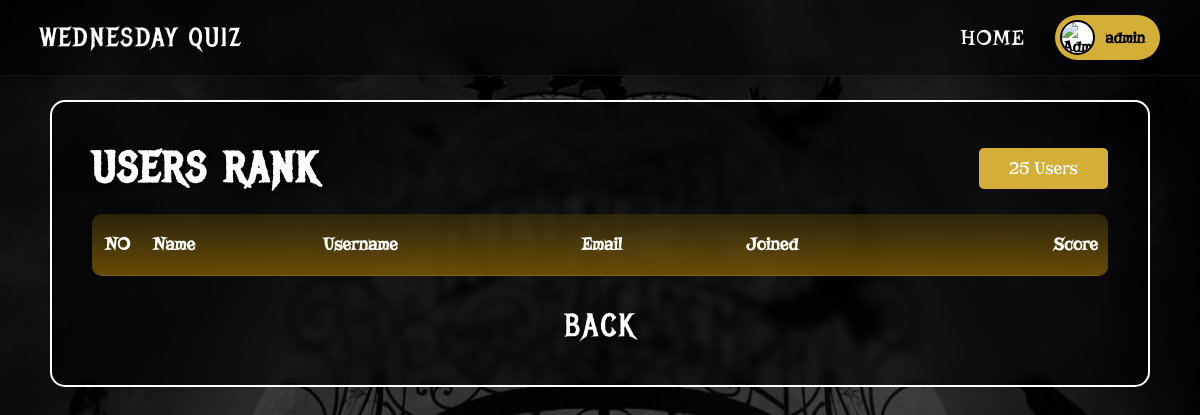
The page /admin/manage_users.php (signed in) on the database as committed earlier.
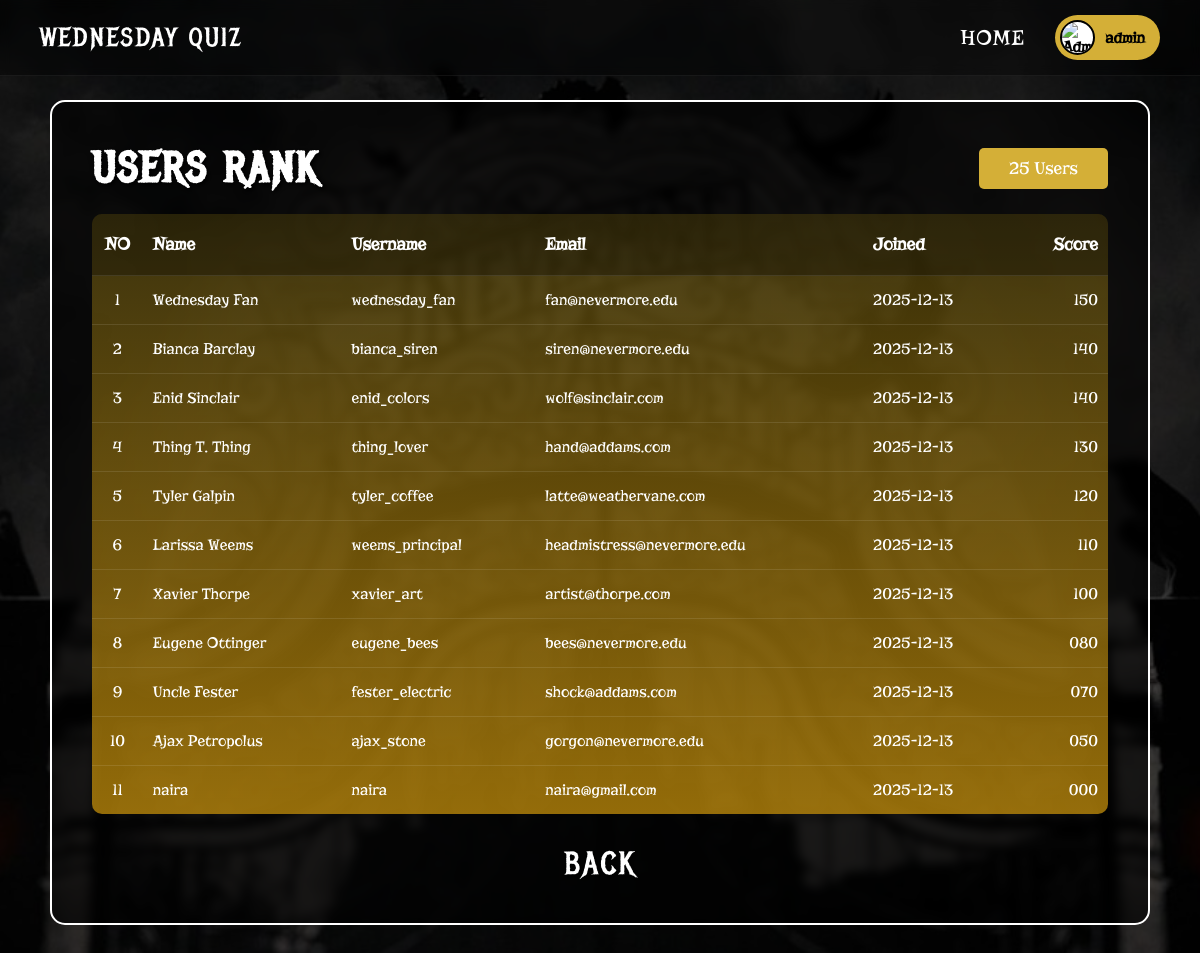
The same page on the database as committed later.
### tables this page shows
CREATE TABLE `users` (
  `id` int(11) NOT NULL,
  `username` varchar(50) NOT NULL,
  `email` varchar(100) NOT NULL,
  `password` varchar(255) NOT NULL,
  `full_name` varchar(100) DEFAULT NULL,
  `profile_picture` varchar(255) DEFAULT NULL,
  `total_score` int(11) DEFAULT 0,
  `quiz_completed` int(11) DEFAULT 0,
  `created_at` timestamp NOT NULL DEFAULT current_timestamp(),
  `last_played` timestamp NULL DEFAULT NULL
);

### admin/manage_users.php (the view, shortened to what this page needs)
<?php
$username = isset($_SESSION['username']) ? $_SESSION['username'] : 'Admin';
$conn = getDbConnection();
$stmt = $conn->prepare('SELECT profile_picture FROM users WHERE username = ?');
$stmt->bind_param('s', $username);
$stmt->execute();
$result = $stmt->get_result()->fetch_assoc();
$profilePicture = $result['profile_picture'] ?? '../asset/profile_placeholder.jpg';
$limit = isset($_GET['limit']) ? (int) $_GET['limit'] : 25;
$conn = getDbConnection();
$users = [];
$stmt = $conn->prepare(
    "SELECT id, username, email, full_name, total_score, created_at\n"
    . "FROM users\n"
    . "ORDER BY total_score DESC, username ASC\n"
    . "LIMIT ?"
);
$stmt->bind_param('i', $limit);
$stmt->execute();
$result = $stmt->get_result();
if ($result) {
    while ($row = $result->fetch_assoc()) {
        $users[] = $row;
    }
}
?>
<!DOCTYPE html>
<html lang="en">
<head>
</head>
<body>
    <nav class="navbar">
        <div class="nav-logo">WEDNESDAY QUIZ</div>
        <div class="nav-menu">
            <a href="dashboard.php">HOME</a>
            <div class="profile-container" onclick="toggleDropdown()">
                <div class="admin-profile">
                    <img src="<?php echo htmlspecialchars($profilePicture); ?>" alt="Admin">
                    <span><?php echo htmlspecialchars($username); ?></span>
                </div>
            </div>
        </div>
    </nav>
    <div class="container">
        <div class="page-header">
            <h1 class="page-title">USERS RANK</h1>
            <div class="filter-container">
                <button class="btn-filter" onclick="toggleFilter()"><?php echo $limit; ?> Users</button>
            </div>
        </div>
        <div class="table-overlay">
            <table>
                <thead>
                    <tr>
                        <th width="5%" style="text-align: center;">NO</th>
                        <th>Name</th>
                        <th>Username</th>
                        <th>Email</th>
                        <th>Joined</th>
                        <th style="text-align: right;">Score</th>
                    </tr>
                </thead>
                <tbody>
                    <?php foreach($users as $idx => $u): ?>
                    <tr>
                        <td style="text-align: center;"><?php echo (int) $idx + 1; ?></td>
                        <td><?php echo htmlspecialchars($u['full_name'] ?: '-'); ?></td>
                        <td><?php echo htmlspecialchars($u['username']); ?></td>
                        <td><?php echo htmlspecialchars($u['email'] ?? '-'); ?></td>
                        <td><?php echo htmlspecialchars(date('Y-m-d', strtotime($u['created_at']))); ?></td>
                        <td style="text-align: right;"><?php echo str_pad((string) ((int) $u['total_score']), 3, '0', STR_PAD_LEFT); ?></td>
                    </tr>
                    <?php endforeach; ?>
                </tbody>
            </table>
        </div>
        <a href="dashboard.php" class="back-link">BACK</a>
    </div>
</body>
</html>

### admin/manage_users.php (style rules this page uses)
* { margin: 0; padding: 0; box-sizing: border-box; }
body { font-family: 'Risque', serif; min-height: 100vh; width: 100%; background: url('../asset/background.jpg') no-repeat center center fixed; background-size: cover; display: flex; justify-content: center; align-items: flex-start; position: relative; overflow-y: auto; padding-top: 100px; padding-bottom: 50px; }
body::before { content: ''; position: fixed; top: 0; left: 0; width: 100%; height: 100%; background: rgba(0, 0, 0, 0.7); z-index: 0; }
.navbar { position: fixed; top: 0; left: 0; width: 100%; padding: 15px 40px; display: flex; justify-content: space-between; align-items: center; z-index: 9999; background: rgba(0, 0, 0, 0.35); backdrop-filter: blur(6px); -webkit-backdrop-filter: blur(6px); border-bottom: 1px solid rgba(255, 255, 255, 0.06); }
.nav-logo { font-family: 'MetalMania', cursive; font-size: 26px; color: white; letter-spacing: 2px; }
.nav-menu { display: flex; align-items: center; gap: 30px; }
.nav-menu a { font-family: 'Risque', serif; color: white; text-decoration: none; font-size: 22px; letter-spacing: 1px; transition: 0.3s; }
.profile-container { position: relative; cursor: pointer; }
.admin-profile { display: flex; align-items: center; background-color: #d4af37; padding: 5px 15px 5px 5px; border-radius: 30px; color: black; font-weight: bold; }
.admin-profile img { width: 35px; height: 35px; border-radius: 50%; object-fit: cover; margin-right: 10px; border: 2px solid black; background: #fff; }
.container { position: relative; z-index: 10; width: 95%; max-width: 1100px; border: 2px solid white; border-radius: 15px; padding: 40px; background: rgba(0,0,0,0.6); backdrop-filter: blur(5px); }
.page-header { display: flex; justify-content: space-between; align-items: center; margin-bottom: 20px; }
.page-title { font-family: 'MetalMania', cursive; color: white; font-size: 42px; text-shadow: 2px 2px 4px black; letter-spacing: 2px; }
.filter-container { position: relative; }
.btn-filter { background-color: #d4af37; color: white; text-decoration: none; font-family: 'Risque', serif; padding: 10px 30px; border-radius: 5px; font-size: 18px; border: none; cursor: pointer; transition: 0.3s; }
.table-overlay { background: linear-gradient(180deg, rgba(139, 115, 20, 0.4) 0%, rgba(184, 134, 11, 0.8) 100%); border-radius: 10px; overflow: hidden; }
table { width: 100%; border-collapse: collapse; color: white; }
thead { background: rgba(0, 0, 0, 0.3); }
th { padding: 20px 10px; text-align: left; font-family: 'Risque', serif; font-size: 18px; border-bottom: 1px solid rgba(255,255,255,0.1); }
td { padding: 15px 10px; font-family: 'Risque', serif; font-size: 16px; border-bottom: 1px solid rgba(255,255,255,0.1); }
tbody tr:last-child td { border-bottom: none; }
.back-link { display: block; text-align: center; margin-top: 30px; font-family: 'MetalMania', cursive; font-size: 32px; color: white; text-decoration: none; cursor: pointer; text-shadow: 2px 2px 4px black; letter-spacing: 2px; text-transform: uppercase; }

Rows that differ between the two databases and show on the page:
added users: idx "1", full_name "Wednesday Fan", username "wednesday_fan", email "fan@nevermore.edu", created_at "2025-12-13", total_score "150"
added users: idx "2", full_name "Bianca Barclay", username "bianca_siren", email "siren@nevermore.edu", created_at "2025-12-13", total_score "140"
added users: idx "3", full_name "Enid Sinclair", username "enid_colors", email "wolf@sinclair.com", created_at "2025-12-13", total_score "140"
added users: idx "4", full_name "Thing T. Thing", username "thing_lover", email "hand@addams.com", created_at "2025-12-13", total_score "130"
added users: idx "5", full_name "Tyler Galpin", username "tyler_coffee", email "latte@weathervane.com", created_at "2025-12-13", total_score "120"
added users: idx "6", full_name "Larissa Weems", username "weems_principal", email "headmistress@nevermore.edu", created_at "2025-12-13", total_score "110"
added users: idx "7", full_name "Xavier Thorpe", username "xavier_art", email "artist@thorpe.com", created_at "2025-12-13", total_score "100"
added users: idx "8", full_name "Eugene Ottinger", username "eugene_bees", email "bees@nevermore.edu", created_at "2025-12-13", total_score "080"
added users: idx "9", full_name "Uncle Fester", username "fester_electric", email "shock@addams.com", created_at "2025-12-13", total_score "070"
added users: idx "10", full_name "Ajax Petropolus", username "ajax_stone", email "gorgon@nevermore.edu", created_at "2025-12-13", total_score "050"
added users: idx "11", full_name "naira", username "naira", email "naira@gmail.com", created_at "2025-12-13", total_score "000"
